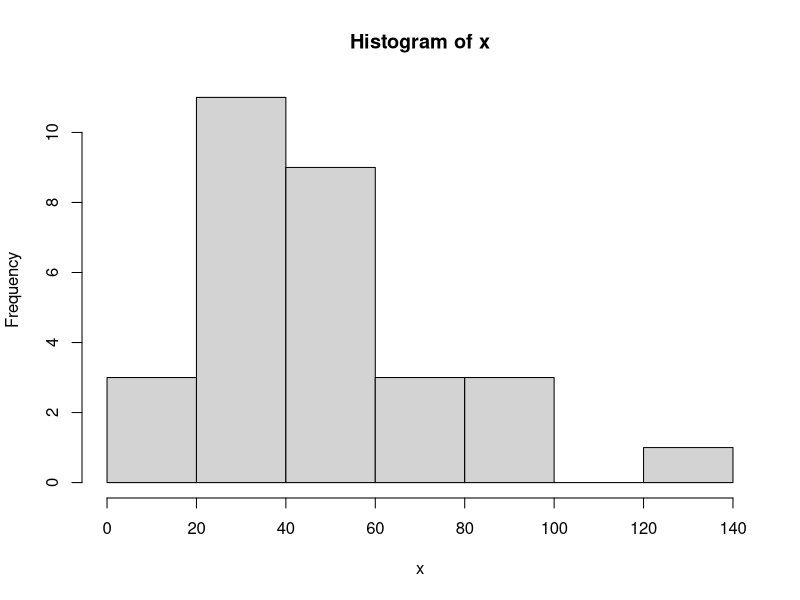
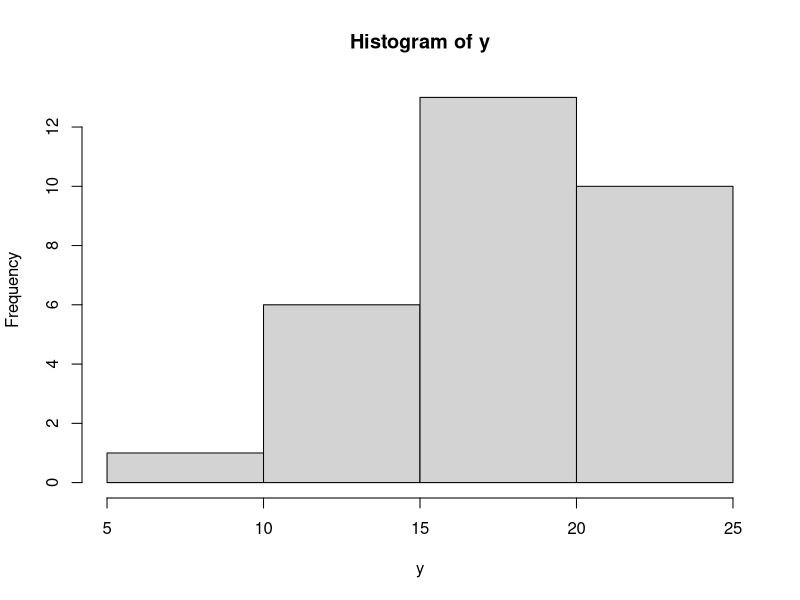
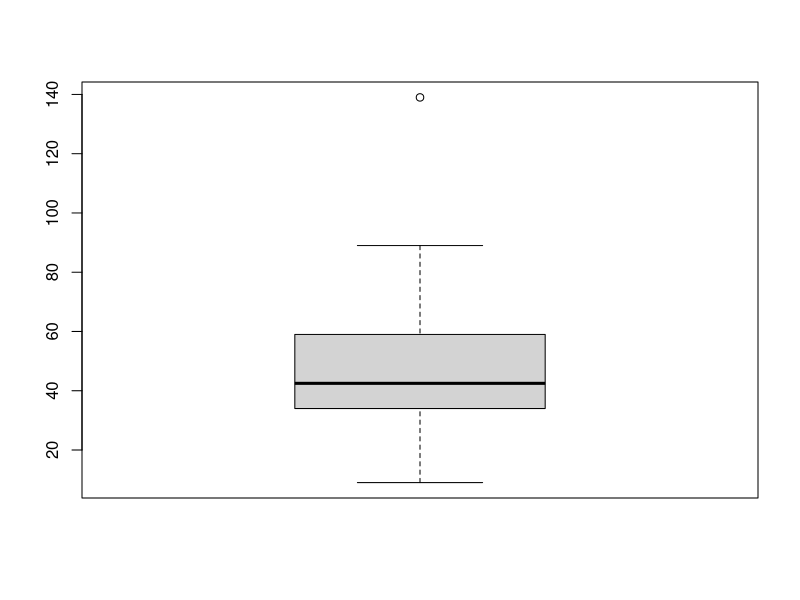
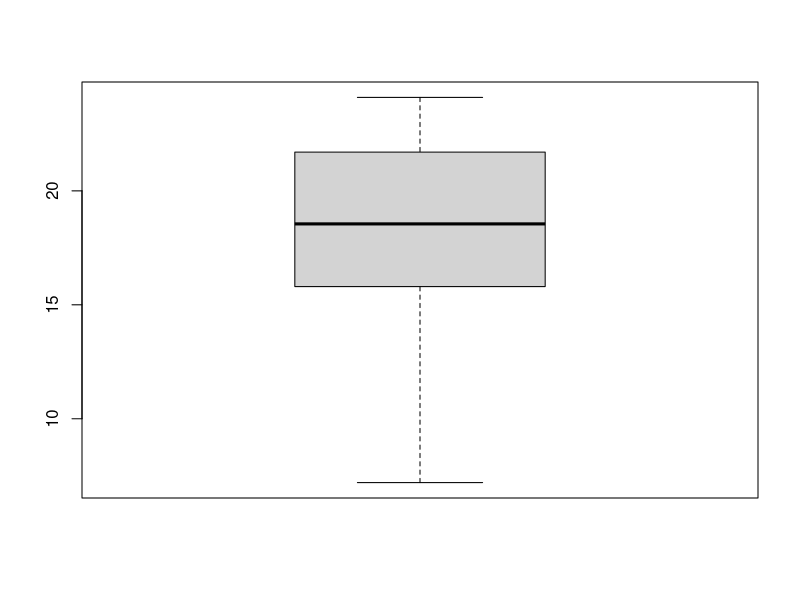
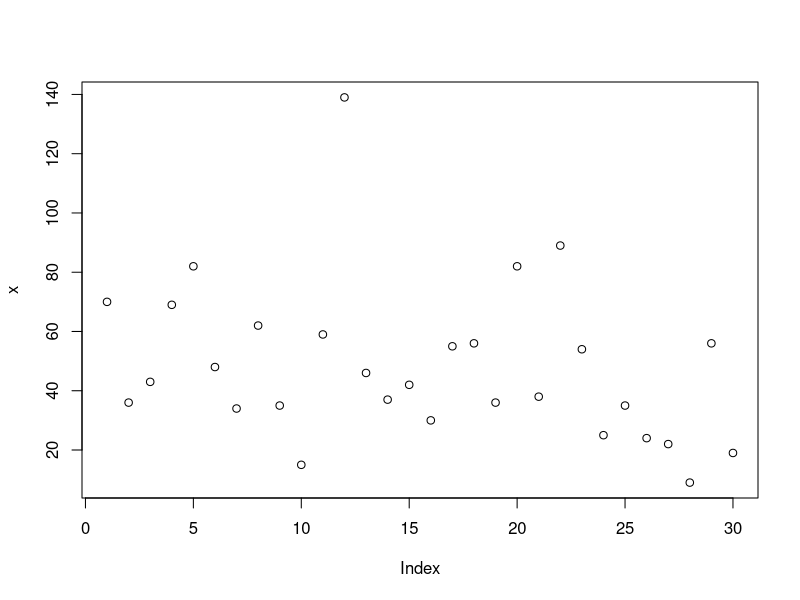
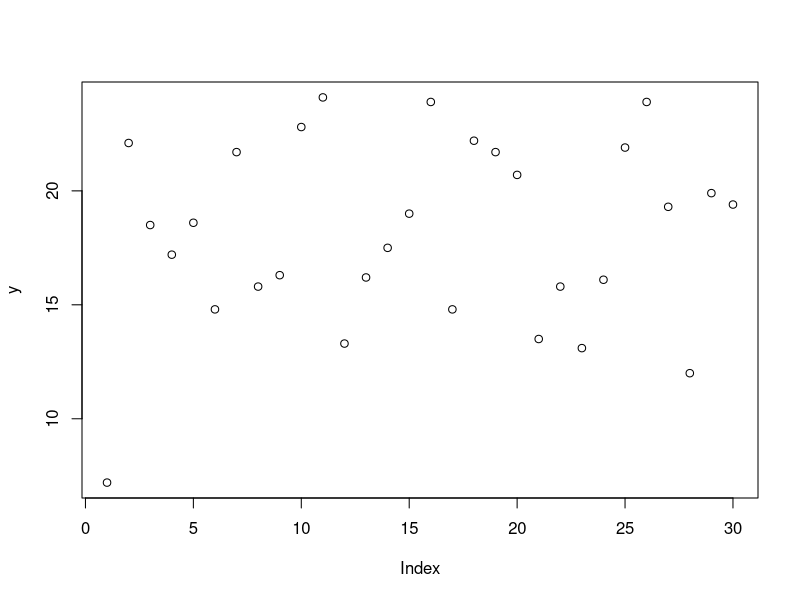

These charts were generated, in order, by the following R code:
# ???????????? 1.
# ???????????????? ???????????????? ?????????????? ???? ???? ?????? ?????????????? ( ???????????????? ???? R, ?????????? Excel ?? .txt ). ????????????????????
# ???? ?????????????????? ???????????????????? - ?????????????? ???????????????????????? ????????????????????, ??????????????????, boxplot, scatterplot.
# 70 , 36, 43, 69, 82, 48, 34, 62, 35, 15, 59, 139, 46, 37, 42, 30, 55, 56, 36, 82, 38,
# 89, 54, 25, 35, 24, 22, 9, 56, 19
# 7.2, 22.1, 18.5, 17.2, 18.6, 14.8, 21.7, 15.8, 16.3, 22.8, 24.1, 13.3, 16.2,
# 17.5, 19.0, 23.9, 14.8, 22.2, 21.7, 20.7, 13.5, 15.8, 13.1, 16.1, 21.9, 23.9,
# 19.3, 12.0, 19.9, 19.4
# ?????????????????? ???? ?? ?????????????????????? ?????????????????? ?????? ???????????????????? ???? ??????????????????. ?????? ??????????????????????
# ???????????????? ???? ?????????????????????? ???????? ???? ????????????, ???????????? ?????????????????? ???? ????????????????e

x = c(70 , 36, 43, 69, 82, 48, 34, 62, 35, 15, 59, 139, 46, 37, 42, 30, 55, 56, 36, 82, 38,
      89, 54, 25, 35, 24, 22, 9, 56, 19 )
y = c(7.2, 22.1, 18.5, 17.2, 18.6, 14.8, 21.7, 15.8, 16.3, 22.8, 24.1, 13.3, 16.2,
      17.5, 19.0, 23.9, 14.8, 22.2, 21.7, 20.7, 13.5, 15.8, 13.1, 16.1, 21.9, 23.9,
      19.3, 12.0, 19.9, 19.4 )

mean(x);sd(x);IQR(x);max(x);min(x);var(x);
mean(y);sd(y);IQR(y);max(y);min(y);var(y);

hist(x)
hist(y)
boxplot(x)
boxplot(y)
plot(x)
plot(y)

# ???????????? 2.
# ?? : 1 2 3 4 5 6 7 8 9 10
# ?? : 1.658131 3.008234 3.667983 6.190716 9.408087 10.582197 13.748631
# 15.394779 18.865287 18.326764
# ?????????????????? scatterplot ???? ???????? ????????????????. ???????? ???????????????? ?????????????? ???? ?????????????? ?????????????????? ????
# ????????????????????? ?????????????????? ???? ?? ???????????????????????? ???? ???????????????????? ???????????????????? ???? ?????????????????? cor(). ????????
# ???????????? ?????????????????? ???????????? ????????????????????? ???? ???????? ???????????? ?????????????????? ???? ?? ???? ???????????? ????
# ?????????????????????? ?? ?????????????????? ???? ?????????????? ???? ???????????????? ??????????????????.


x = c(1, 2, 3, 4, 5, 6, 7, 8, 9, 10)
y = c(1.658131, 3.008234, 3.667983, 6.190716, 9.408087, 10.582197, 13.748631,
15.394779, 18.865287, 18.326764) 


cor(x,y)